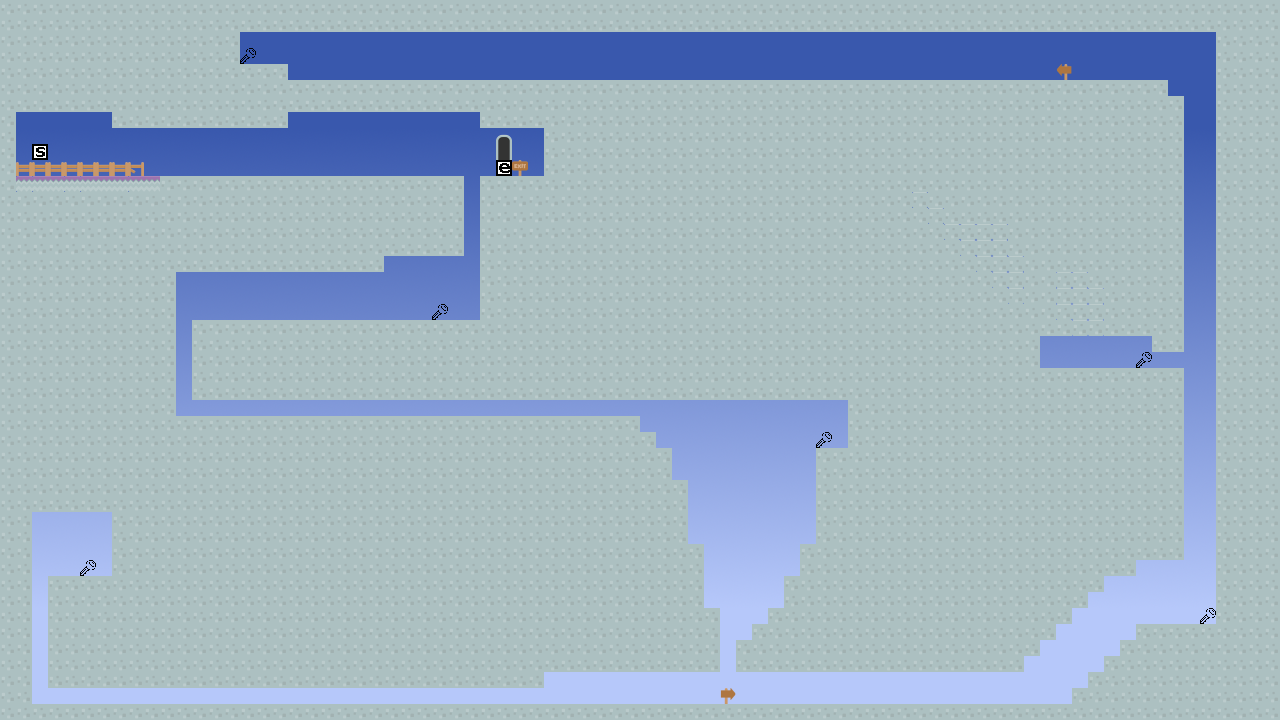

This is a level from a 2D game, rendered from its Tiled map with the project's own tilesets. A one-line summary and the map file follow, with tile-layer data summarised:
An orthogonal 80x45 tile map with 16x16 px tiles, 4 tile layers (collision, deco_front1, deco_back1, items), 2 tilesets, 1 image layer and 1 object.

<map version="1.0" orientation="orthogonal" renderorder="left-up" width="80" height="45" tilewidth="16" tileheight="16" nextobjectid="26">
 <properties>
  <property name="shiftCount" value="4" />
  <property name="shiftTimeMax" value="7" />
 </properties>
 <tileset firstgid="1" name="items" tilewidth="16" tileheight="16" tilecount="400" columns="20">
  <image source="items.png" width="320" height="320" />
 </tileset>
 <tileset firstgid="401" name="packed" tilewidth="16" tileheight="16" tilecount="192" columns="64">
  <image source="packed.png" width="1024" height="48" />
  <tile id="132">
   <properties>
    <property name="maxShifts" value="10" />
    <property name="parallax1" value="parallax_1.png" />
    <property name="parallax2" value="parallax_2.png" />
   </properties>
  </tile>
 </tileset>
 <imagelayer name="Bildebene 3">
  <image source="../textures/sky.png" />
 </imagelayer>
 <layer name="collision" width="80" height="45">
  <properties>
   <property name="maxShiftCount" value="4" />
   <property name="maxShiftTime" value="5" />
  </properties>
  <data>[3600 cells, 2785 non-empty, 4 distinct tile ids]</data>
 </layer>
 <layer name="deco_front1" width="80" height="45">
  <data>[3600 cells, 142 non-empty, 3 distinct tile ids]</data>
 </layer>
 <layer name="deco_back1" width="80" height="45">
  <data>[3600 cells, 6 non-empty, 5 distinct tile ids]</data>
 </layer>
 <layer name="items" width="80" height="45">
  <data>[3600 cells, 8 non-empty, 3 distinct tile ids]</data>
 </layer>
 <objectgroup name="text">
  <properties>
   <property name="text" value="" />
  </properties>
  <object id="25" gid="4" x="738" y="671" width="16" height="16">
   <properties>
    <property name="text" value="The right way" />
   </properties>
  </object>
 </objectgroup>
</map>
